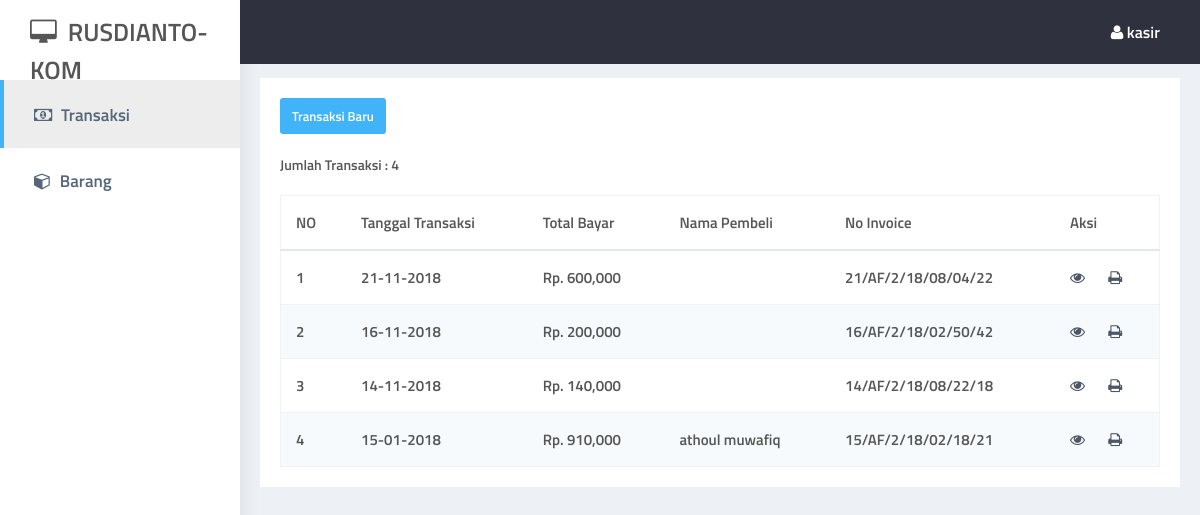
The app's page /transaksi.php (signed in) with its own data.
### tables this page shows
CREATE TABLE `transaksi` (
  `id_transaksi` int(11) NOT NULL,
  `tgl_transaksi` timestamp NOT NULL DEFAULT CURRENT_TIMESTAMP ON UPDATE CURRENT_TIMESTAMP,
  `kode_kasir` int(11) NOT NULL,
  `total_bayar` varchar(20) NOT NULL,
  `no_invoice` varchar(20) NOT NULL,
  `nama_pembeli` varchar(20) NOT NULL
);

### transaksi.php (the view, shortened to what this page needs)
<?php include "head.php" ?>
<?php
	if (isset($_GET['action']) && $_GET['action']=="transaksi_baru") {
		include "transaksi_baru.php";
	}
	else if (isset($_GET['action']) && $_GET['action']=="detail_transaksi") {
		include "detail_transaksi.php";
	}
	else{
?>
<div class="content">
	<div class="padding">
		<div class="bgwhite">
			<div class="padding">
			<div class="contenttop">
				<div class="left">
					<a href="?action=transaksi_baru" class="btnblue">Transaksi Baru</a>
				</div>
			</div>
			<span class="label">Jumlah Transaksi : <?= $root->show_jumlah_trans() ?></span>
			<table class="datatable">
				<thead>
				<tr>
					<th width="35px">NO</th>
					<th>Tanggal Transaksi</th>
					<th>Total Bayar</th>
					<th>Nama Pembeli</th>
					<th>No Invoice</th>
					<th>Aksi</th>
				</tr>
			</thead>
			<tbody>
				<?php
				$no=1;
				$q=$root->con->query("select * from transaksi where kode_kasir='$_SESSION[id]' order by id_transaksi desc");
				if ($q->num_rows > 0) {
				while ($f=$q->fetch_assoc()) {
					?>
					<tr>
						<td><?= $no++ ?></td>
						<td><?= date("d-m-Y",strtotime($f['tgl_transaksi'])) ?></td>
						<td>Rp. <?= number_format($f['total_bayar']) ?></td>
						<td><?= $f['nama_pembeli'] ?></td>
						<td><?= $f['no_invoice'] ?></td>
						<td>
							<a href="?action=detail_transaksi&id_transaksi=<?= $f['id_transaksi'] ?>" class="btn bluetbl m-r-10"><span class="btn-edit-tooltip">Detail</span><i class="fa fa-eye"></i></a>
							<a href="cetak_nota.php?oid=<?= base64_encode($f['id_transaksi']) ?>&id-uid=<?= base64_encode($f['nama_pembeli']) ?>&inf=<?= base64_encode($f['no_invoice']) ?>&tb=<?= base64_encode($f['total_bayar']) ?>&uuid=<?= base64_encode(date("d-m-Y",strtotime($f['tgl_transaksi']))) ?>" target="_blank" class="btn bluetbl"><span class="btn-hapus-tooltip">Cetak</span><i class="fa fa-print"></i></a>
						</td>
					</tr>
					<?php
				}
			}else{
				?>
				<td><?= $no++ ?></td>
				<td colspan="5">Belum Ada Transaksi</td>
				<?php
			}
				?>
			</tbody>
			</table>
			</div>
		</div>
	</div>
</div>
<?php
}
include "foot.php" ?>

### assets/index.css (style rules this page uses)
* { margin: 0;padding: 0;font-family: titillium; }
body { background: #edf1f5;animation-name: muncul;animation-duration: 0.5s }
.content { width: 80%;margin-top:58px;float: right; }
.padding { padding:20px; }
.bgwhite { background: #fff; }
.btnblue { background: #41b3f9;padding: 8px 12px;color: #fff;text-decoration: none;display: inline-block;border-radius: 3px;font-size: 13px; }
.contenttop .left { float: left; }
.datatable { width: 100%;margin-top: 20px;border: 1px solid #f1f2f7;border-collapse: collapse; }
.datatable th,.datatable td { padding: 15px;color: #565656;font-size: 15px; }
.datatable th { border-bottom: 2px solid #e4e7ea;text-align: left; }
.datatable tr { border-bottom: 1px solid #f1f2f7 }
.datatable tr:nth-child(even) { background: #f7fafc !important }
.m-r-10 { padding-right:20px; }
.bluetbl { color: #4c5667; }
.btn { position: relative;display: inline-block; }
.label { display: block;padding-top:20px;color: #565656;font-size: 14px; }

### records on screen
transaksi: tgl_transaksi "21-11-2018", total_bayar "600,000", no_invoice "21/AF/2/18/08/04/22"
transaksi: tgl_transaksi "16-11-2018", total_bayar "200,000", no_invoice "16/AF/2/18/02/50/42"
transaksi: tgl_transaksi "14-11-2018", total_bayar "140,000", no_invoice "14/AF/2/18/08/22/18"
transaksi: tgl_transaksi "15-01-2018", total_bayar "910,000", nama_pembeli "athoul muwafiq", no_invoice "15/AF/2/18/02/18/21"

### other values on screen
$_SESSION['username'] "kasir"
$query->num_rows "4"
